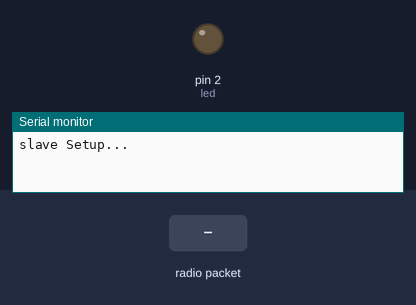
This sketch was run on a simulated Arduino Uno, built with avr-gcc and run on an emulated ATmega328P. Parts: output pins drawn as LEDs (lit = HIGH), the last lines printed to the serial monitor. Inputs (shaded band) come from the test bench. No radio packets arrive unless stated.

Above: at 1.2 s.
1.3 s: radio packet "1" arrives
At 1.8 s:
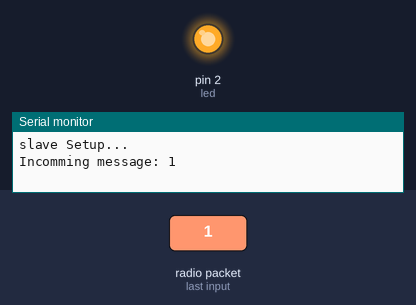
2.8 s: radio packet "0" arrives
At 4.0 s:
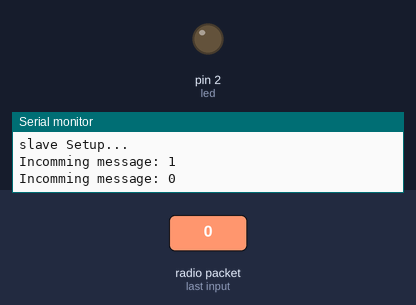
4.3 s: radio packet "2" arrives
At 5.2 s:
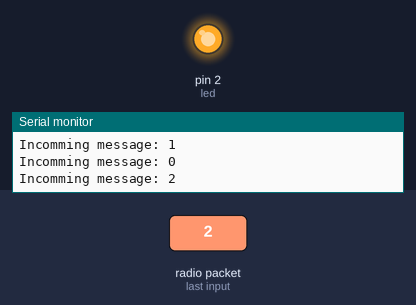
Timing chart, 0 to 7.3 s (numbered marks = the images above; inputs shaded):
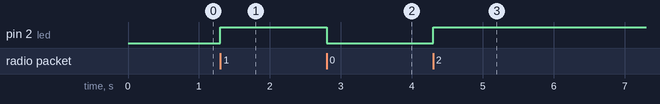

Measured:
- after the input at 1.3 s, pin 2 (led): LOW → HIGH at once
- after the input at 2.8 s, pin 2 (led): HIGH → LOW at once
- after the input at 4.3 s, pin 2 (led): LOW → HIGH at once

The sketch:

nrf24l01-receiver.ino
```cpp
#include <SPI.h>
#include <nRF24L01.h>
#include <RF24.h>
#define led 2

RF24 radio(4, 5); // CE, CSN
const byte addresses[][6] = {"00001", "00002"};
boolean state = 0;

uint32_t pevToggle = 0;
void ledToggle(int timeToggle) {
  uint32_t curToggle = millis();
  if (curToggle - pevToggle >= timeToggle) {
    pevToggle = curToggle;
    digitalWrite(led, !digitalRead(led));
  }

  if (curToggle - pevToggle >= timeToggle * 2) {
    pevToggle = curToggle;
    digitalWrite(led, !digitalRead(led));
  }
}

void setup() {
  Serial.begin(9600);
  Serial.println("slave Setup...");

  pinMode(led, OUTPUT);

  radio.begin();
  radio.openWritingPipe(addresses[0]); // 00001
  radio.openReadingPipe(1, addresses[1]); // 00002
  radio.setPALevel(RF24_PA_HIGH);
  radio.setDataRate(RF24_250KBPS);
}
void loop() {
  radio.startListening();
  if ( radio.available()) {
    while (radio.available()) {
      char text[32] = "";
      radio.read(&text, sizeof(text));
      Serial.print("Incomming message: ");
      Serial.println(text);
      ledToggle(200);
    }
    radio.stopListening();
    state = digitalRead(led);
    radio.write(&state, sizeof(state));
  }
  delay(1);
}
```
